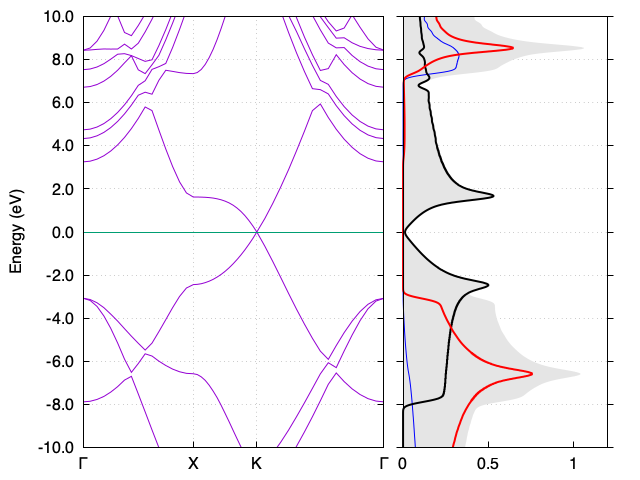

gnuplot code for this plot:
#set title "graphene band structure"
set title ""
#    high-symmetry point:  0.0000 0.0000 0.0000   x coordinate   0.0000
#    high-symmetry point:  0.5000 0.2887 0.0000   x coordinate   0.5774
#    high-symmetry point:  0.3333 0.5774 0.0000   x coordinate   0.9107
#    high-symmetry point:  0.0000 0.0000 0.0000   x coordinate   1.5774
G1=0.0000
X=0.5774
K=0.9107
G2=1.5774
set xtics ("{/Symbol G}" G1,"X" X,"K" K,"{/Symbol G}" G2) nomirror
set xrange [*:*]
set yrange [-6:6]
set yrange [-10:10]
set ytics 2
set grid x
set grid y
set ylabel "Energy (eV)"
set nokey
EFermi=-1.8243
set term pngcairo
set out "graphene_bands_DOS.png"
set multiplot layout 1,2
set format y "%3.1f"
set rmargin at screen 0.6
plot "../4_bands/Ref/graphene.bandspp.dat.gnu" u 1:($2-EFermi) with lines,\
	0 t "" w l lt 2
set ylabel ""
set format y ""
set xtics auto
set format x "%g"
set lmargin at screen 0.63
set rmargin at screen 0.95
unset grid 
set grid y
set xrange [0:1.2]
set xtics 0.5
set ytics out
plot	"graphene.pdos_tot" u 3:($1-EFermi) t "Total PDOS" w filledcurves y1 lc "grey90" fc "grey90",\
	"graphene.pdos_atm#1(C)_wfc#1(s)" u ($2*2):($1-EFermi) t "C 2s" w l lc "blue",\
	"graphene.pdos_atm#1(C)_wfc#2(p)" u ($3*2):($1-EFermi) t "C 2p_z" w l lw 2 lc "black",\
	"graphene.pdos_atm#1(C)_wfc#2(p)" u ($4*4):($1-EFermi) t "C 2p_x+2p_y" w l lw 2 lc "red"


set nomulti
replot
